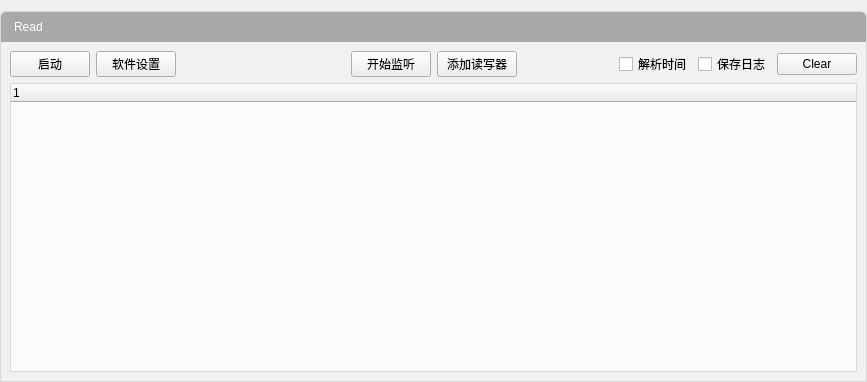
<?xml version="1.0" encoding="UTF-8"?>
<ui version="4.0">
 <class>wirelessrecv</class>
 <widget class="QWidget" name="wirelessrecv">
  <property name="geometry">
   <rect>
    <x>0</x>
    <y>0</y>
    <width>867</width>
    <height>382</height>
   </rect>
  </property>
  <property name="windowTitle">
   <string>Form</string>
  </property>
  <layout class="QGridLayout" name="gridLayout_2">
   <property name="leftMargin">
    <number>0</number>
   </property>
   <property name="rightMargin">
    <number>0</number>
   </property>
   <property name="bottomMargin">
    <number>0</number>
   </property>
   <item row="0" column="0">
    <widget class="QWidget" name="widget_5" native="true">
     <property name="styleSheet">
      <string notr="true">.QWidget
{
	border: 1px solid rgb(218,218,218);
	border-top-right-radius: 5px;
	border-top-left-radius: 5px;
}</string>
     </property>
     <layout class="QVBoxLayout" name="verticalLayout_3">
      <property name="spacing">
       <number>0</number>
      </property>
      <property name="margin">
       <number>1</number>
      </property>
      <item>
       <widget class="QLabel" name="label_8">
        <property name="minimumSize">
         <size>
          <width>0</width>
          <height>30</height>
         </size>
        </property>
        <property name="maximumSize">
         <size>
          <width>16777215</width>
          <height>30</height>
         </size>
        </property>
        <property name="styleSheet">
         <string notr="true">font: 10pt &quot;微软雅黑&quot;;
color: rgb(255, 255, 255);
background-color: rgb(168, 168, 168);
padding: 3px 3px 3px 10px;
border: none;
border-top-right-radius: 5px;
border-top-left-radius: 5px;</string>
        </property>
        <property name="text">
         <string>Read</string>
        </property>
       </widget>
      </item>
      <item>
       <widget class="QWidget" name="widget_6" native="true">
        <property name="styleSheet">
         <string notr="true">.QWidget
{
	border: none;
	background-color: rgb(240, 241, 243);
}</string>
        </property>
        <layout class="QGridLayout" name="gridLayout">
         <item row="0" column="0">
          <layout class="QHBoxLayout" name="horizontalLayout_2">
           <item>
            <widget class="QPushButton" name="pushButton">
             <property name="text">
              <string>启动</string>
             </property>
            </widget>
           </item>
           <item>
            <widget class="QPushButton" name="pushButton_2">
             <property name="text">
              <string>软件设置</string>
             </property>
            </widget>
           </item>
           <item>
            <spacer name="horizontalSpacer_3">
             <property name="orientation">
              <enum>Qt::Horizontal</enum>
             </property>
             <property name="sizeHint" stdset="0">
              <size>
               <width>40</width>
               <height>20</height>
              </size>
             </property>
            </spacer>
           </item>
          </layout>
         </item>
         <item row="0" column="1">
          <layout class="QHBoxLayout" name="horizontalLayout_3">
           <item>
            <spacer name="horizontalSpacer_2">
             <property name="orientation">
              <enum>Qt::Horizontal</enum>
             </property>
             <property name="sizeHint" stdset="0">
              <size>
               <width>40</width>
               <height>20</height>
              </size>
             </property>
            </spacer>
           </item>
           <item>
            <widget class="QPushButton" name="pushButton_6">
             <property name="text">
              <string>开始监听</string>
             </property>
            </widget>
           </item>
           <item>
            <widget class="QPushButton" name="pushButton_5">
             <property name="styleSheet">
              <string notr="true"/>
             </property>
             <property name="text">
              <string>添加读写器</string>
             </property>
            </widget>
           </item>
           <item>
            <spacer name="horizontalSpacer">
             <property name="orientation">
              <enum>Qt::Horizontal</enum>
             </property>
             <property name="sizeHint" stdset="0">
              <size>
               <width>40</width>
               <height>20</height>
              </size>
             </property>
            </spacer>
           </item>
          </layout>
         </item>
         <item row="0" column="2">
          <layout class="QHBoxLayout" name="horizontalLayout">
           <item>
            <spacer name="horizontalSpacer_5">
             <property name="orientation">
              <enum>Qt::Horizontal</enum>
             </property>
             <property name="sizeHint" stdset="0">
              <size>
               <width>40</width>
               <height>20</height>
              </size>
             </property>
            </spacer>
           </item>
           <item>
            <widget class="QCheckBox" name="checkBox_2">
             <property name="text">
              <string>解析时间</string>
             </property>
            </widget>
           </item>
           <item>
            <widget class="QCheckBox" name="checkBox">
             <property name="text">
              <string>保存日志</string>
             </property>
            </widget>
           </item>
           <item>
            <widget class="QPushButton" name="pushButton_3">
             <property name="text">
              <string>Clear</string>
             </property>
            </widget>
           </item>
          </layout>
         </item>
         <item row="1" column="0" colspan="3">
          <widget class="QTreeWidget" name="treeWidget">
           <property name="styleSheet">
            <string notr="true">
.QTreeWidget{
border: 1px solid rgb(218,218,218);
background-color: rgb(251, 252, 254);
border-radius: 0px;
}


</string>
           </property>
           <column>
            <property name="text">
             <string notr="true">1</string>
            </property>
           </column>
          </widget>
         </item>
        </layout>
       </widget>
      </item>
     </layout>
    </widget>
   </item>
  </layout>
 </widget>
 <resources/>
 <connections/>
</ui>
